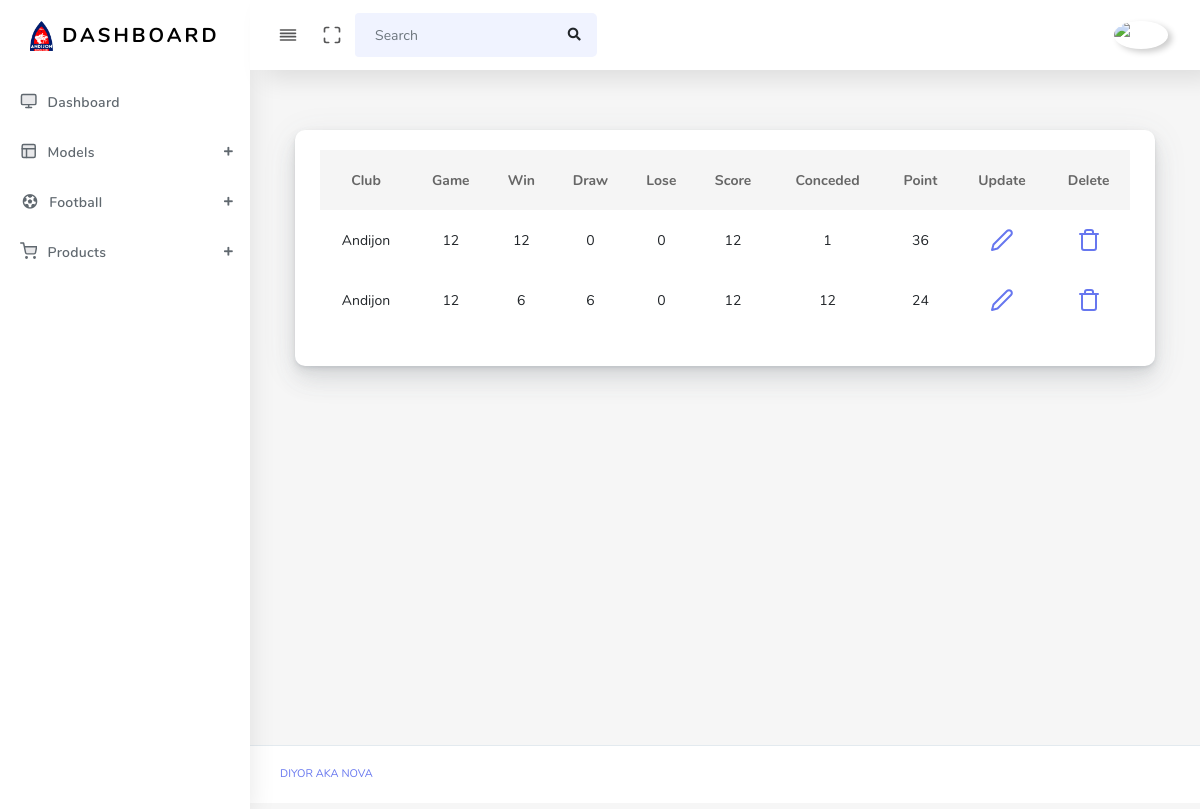
The page /table/get/1/ (signed in) on the database its author committed.
### main/models.py (models this page shows)
class Statics(models.Model):
    club = models.ForeignKey(Club, on_delete=models.SET_NULL, null=True, blank=True)
    game = models.IntegerField(default=0)
    win = models.IntegerField(default=0)
    draw = models.IntegerField(default=0)
    lose = models.IntegerField(default=0)
    score = models.IntegerField(default=0)
    conceded = models.IntegerField(default=0)
    point = models.IntegerField(default=0)

class Club(models.Model):
    name = models.CharField(max_length=210)
    logo = models.ImageField(upload_to='club/')
    league = models.ForeignKey(League, on_delete=models.SET_NULL, null=True, blank=True)

### main/views.py (the view)
# urls.py: path('table/get/<int:pk>/', get_table, name='get-table'),
@login_required(login_url='login')
def get_table(request, pk):
    table = Table.objects.get(id=pk)
    t = table.statics.all()
    context = {
        'table': t
    }
    return render(request, 'get-table.html', context)

### templates/get-table.html
{% extends 'base.html' %}
{% block content %}
<main class="main-content">
    <div class="col-12 col-md-12 col-lg-12">
        <div class="card">
            <div class="card-body">
                <table class="table table-hover" style="text-align: center">
                    <thead>
                        <tr>
                            <th scope="col">Club</th>
                            <th scope="col">Game</th>
                            <th scope="col">Win</th>
                            <th scope="col">Draw</th>
                            <th scope="col">Lose</th>
                            <th scope="col">Score</th>
                            <th scope="col">Conceded</th>
                            <th scope="col">Point</th>
                            <th scope="col">Update</th>
                            <th scope="col">Delete</th>
                        </tr>
                    </thead>
                    <tbody>
                        {% for i in table %}
                            <tr>
                                <td>{{ i.club.name }}</td>
                                <td>{{ i.game }}</td>
                                <td>{{ i.win }}</td>
                                <td>{{ i.draw }}</td>
                                <td>{{ i.lose }}</td>
                                <td>{{ i.score }}</td>
                                <td>{{ i.conceded }}</td>
                                <td>{{ i.point }}</td>
                                <td><a href="{% url 'update-statics' i.id %}"><i class="align-middle" data-feather="edit-2"></i></a></td>
                                <td><a href="{% url 'delete-statics' i.id %}"><i class="align-middle" data-feather="trash"></i></a></td>
                            </tr>
                        {% endfor %}
                    </tbody>
                </table>
            </div>
        </div>
    </div>
</main>
{% endblock %}

### rows shown on the page
Statics: club.name "Andijon", game "12", win "12", draw "0", lose "0", score "12", conceded "1", point "36"
Statics: club.name "Andijon", game "12", win "6", draw "6", lose "0", score "12", conceded "12", point "24"
